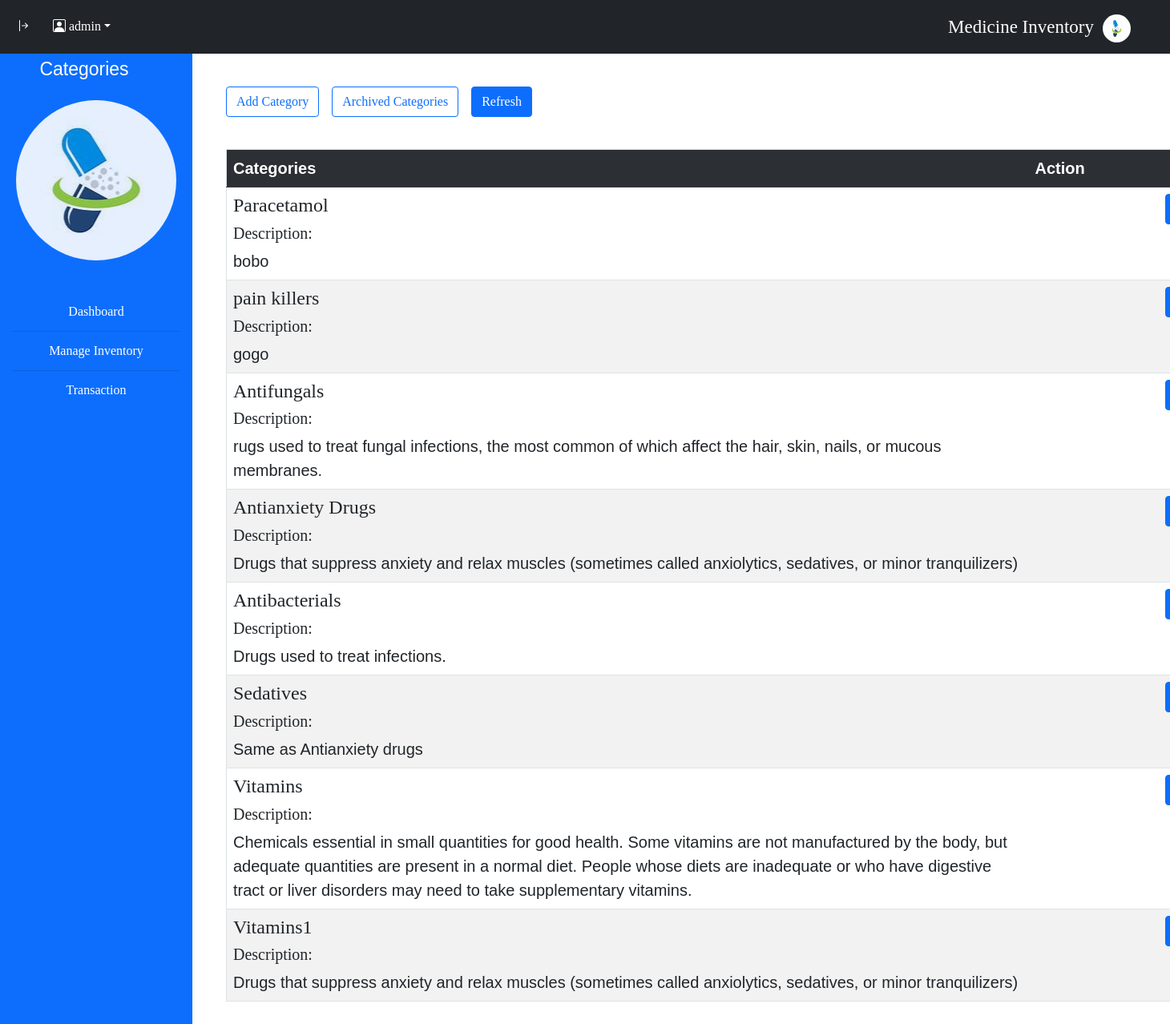
The app's page /php/categories.php (signed in), older data.
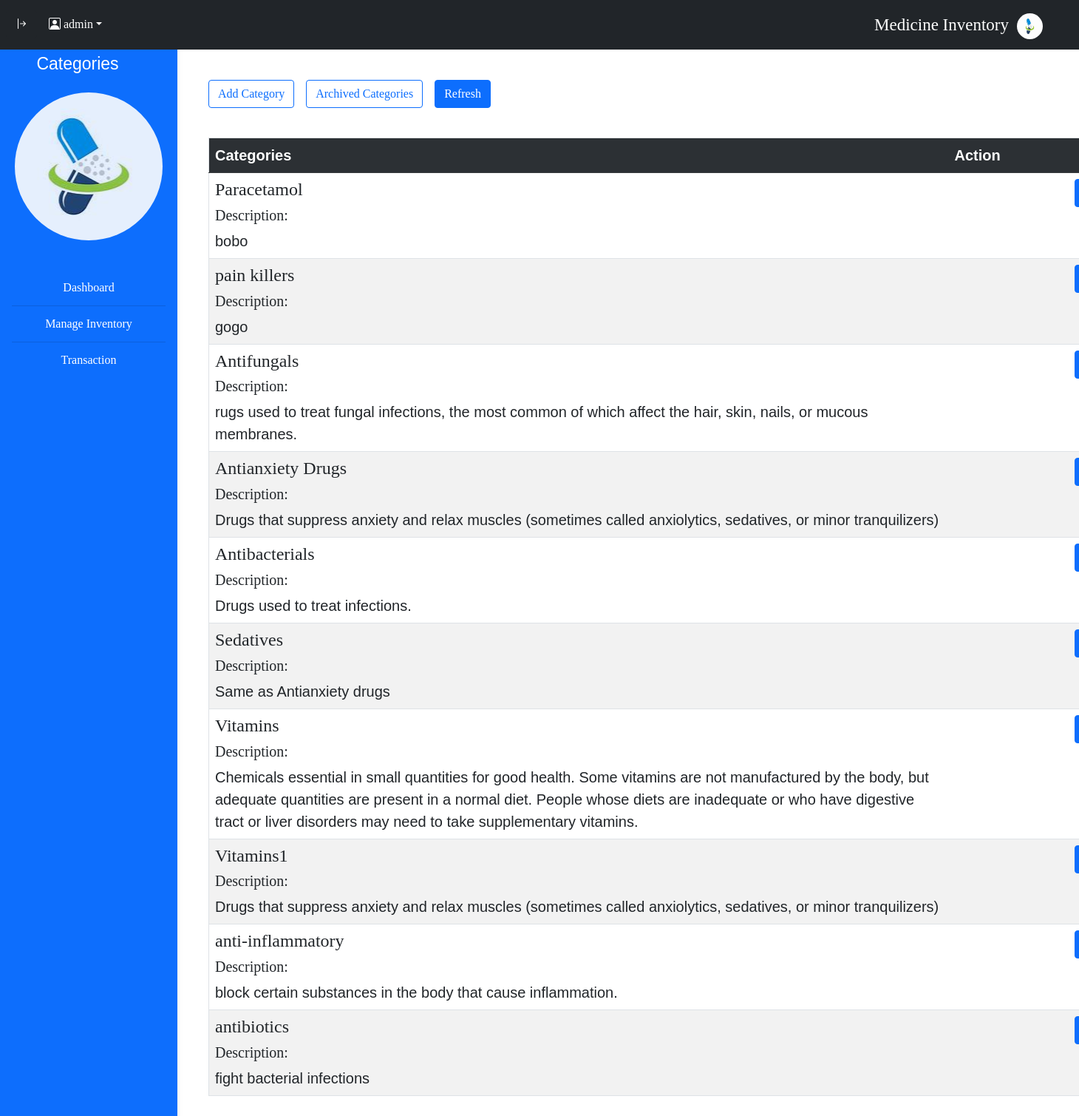
The same page, newer data.
### tables this page shows
CREATE TABLE `categories` (
  `id` int(11) NOT NULL,
  `name` varchar(20) NOT NULL,
  `description` longtext NOT NULL,
  `archive` int(11) NOT NULL
);

### php/categories.php (the view, shortened to what this page needs)
<?php
 $servername = "localhost";
    $username = "root";
    $password = "";
    $dbname = "medicine_inventory";
    $conn = new mysqli($servername, $username, $password, $dbname);
    $usId =  $_SESSION['user_id'];
    if($usId != false){
            $sql = "SELECT * FROM `accounts` WHERE Acc_id = $usId";
            $result = $conn->query($sql);
            if ($result->num_rows > 0) {
                $row = $result->fetch_assoc();
                $userN = $row['Acc_username'];
            }
    }else{
        echo "<script>alert('no data found');
        document.location.href = 'logout.php';
    </script>";
    }
?>
<!DOCTYPE html>
<html lang="en">
<head>
    <link rel="stylesheet" type="text/css" href="..//css/mainTable.css?v=2"/>
    <link rel="stylesheet" type="text/css" href="..//css/manage.css?v=2" />
    <link href="https://cdn.jsdelivr.net/npm/bootstrap@5.0.2/dist/css/bootstrap.min.css" rel="stylesheet">
    <link rel="stylesheet" href="https://cdn.jsdelivr.net/npm/bootstrap-icons@1.11.3/font/bootstrap-icons.min.css">
</head>
<body>
<body >
<div class="containers-lg-12">
<nav id="sidebar" class="sidebar d-lg-block sidebar sidebar bg-primary">
<p class ="text-white">Categories</p>
<br>
<div class="imager"></div>
<br>
  <div class="position-sticky">
    <div class="list-group list-group-flush mx-3 mt-4">
    <a href="dashboard.php" class="list-group-item list-group-item-action py-2 ripple">
        Dashboard
      </a>
      <a  href="mangeStock.php" class="list-group-item list-group-item-action py-2 ripple">
        Manage Inventory
      </a>
      <a href="transactions.php" class="list-group-item list-group-item-action py-2 ripple">
        Transaction
      </a>
    </div>
  </div>
</nav>
<div class="mt-3">*</div>
        <div class="container-fluid mt-5" id="contents">
  <nav class="navbar navbar-expand-lg navbar-dark bg-dark fixed-top p-2">
    <button onclick="sidebarShow()" type="button" id="sidebarCollapse" class="btn btn-dark">
    <i class="bi bi-arrow-bar-right"></i>
    </button>
    <div class="btn-group">
    <a class="nav-link dropdown-toggle" style="color: white" href="#" id="navbarDropdown" role="button" data-bs-toggle="dropdown"><i class="bi bi-person-square"></i><?php echo '   '.$userN?></a>
          </div>
    <div class="medIn">
    <p class ="text-white">Medicine Inventory</p>
    <div class="logoImg"><img class="logoImg" src="../image/meds.jpg" alt="" width="35px" height="35px"></div>
    </div>
  </nav>
  <div class="supAdd">
  <button class="btn btn-outline-primary me-3" id="addMed" onclick="openCat()">Add Category</button>
  <button class="btn btn-outline-primary me-3" id="fetchArch" onclick="fetchArchive(1,'category')">Archived Categories</button>
  <button class="btn btn-primary" id="fetchNone" onclick="window.location.href = 'categories.php'">Refresh</button>
  </div>
<?php
    $servername = "localhost";
    $username = "root";
    $password = "";
    $dbname = "medicine_inventory";
    $conn = new mysqli($servername, $username, $password, $dbname);
    $sql = "SELECT * FROM categories where archive = 0";
    $result = $conn->query($sql);
    ?>
    <div id="tableData">
    <table class="table text-start table-striped table-hover">
        <tr class="table-dark text-start">
            <th>Categories</th>
            <th>Action</th>
        </tr>
        <?php
        if ($result->num_rows > 0) {
            while ($row = $result->fetch_assoc()) {
                echo "<tr class = 'text-start thead-dark ' onclick=\"populateCat(" . $row["id"] . ", '" . $row["name"] ."','".$row["description"]."')\">";
                echo "<td><h4>" . $row["name"] . "</h4>
                <h5>Description:</h5>
                ".$row["description"]."
                </td>";
                echo "<td> <div class ='butoon'><button id = 'edit' class = ' btn btn-primary editButon' onclick='openSupForm()'>Edit</button>
                </div></td>";
                echo "</tr>";
            }
        } else {
            echo "<tr><td colspan='3'>No data found</td></tr>";
        }
        ?>
    </table>
    </div>
    </div>
    </div>
</body>
</html>

Row changes from the older to the newer data that the page shows:
added categories: name "anti-inflammatory", description "block certain substances in the body that cause inflammation."
added categories: name "antibiotics", description "fight bacterial infections"
